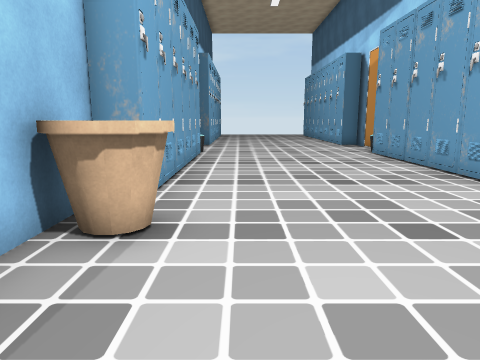
view 1 (above)

15 first-person views from a walk through a Unity game level. The camera is 1.4 m above the floor, tilts 10° down and sees 70° across. The floor is counted in squares, 1 m on a side. Each view is taken from the middle of a square. On the plan, view 1 faces up. The plan holds only what a view shows up to about 15 squares ahead; the rest is blank. The player is left out. Some animated figures are not drawn. Some surface patterns are stand-ins.

view 2
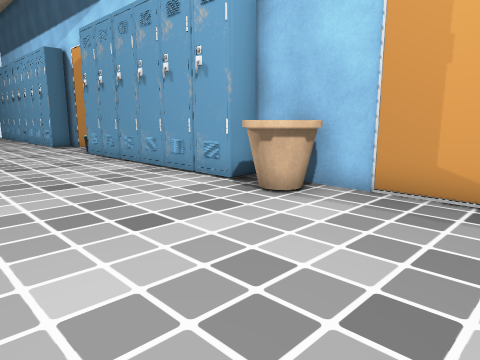

view 3
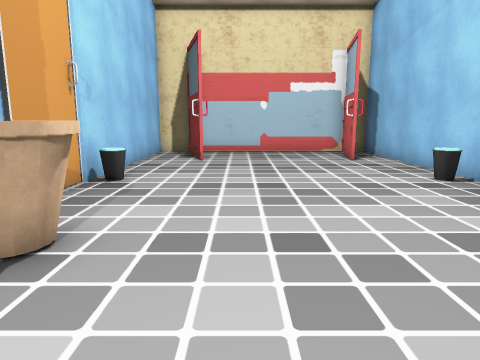

view 4
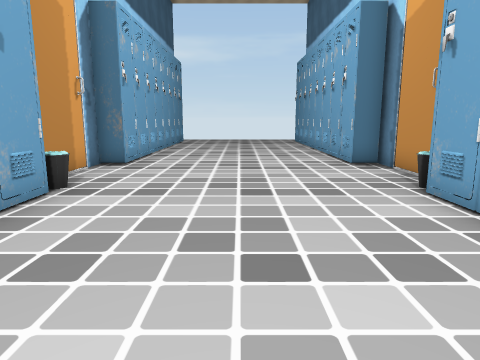

view 5
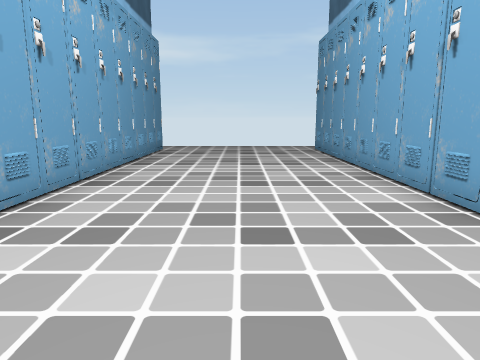

view 6
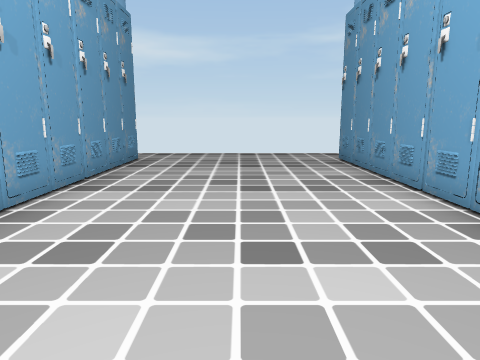

view 7
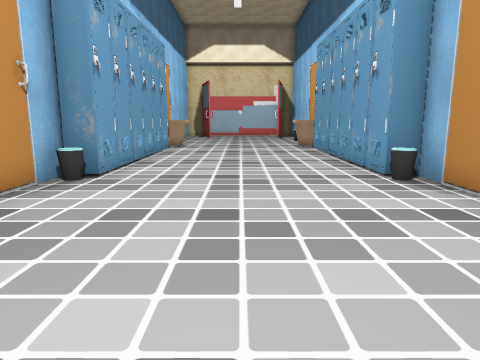

view 8
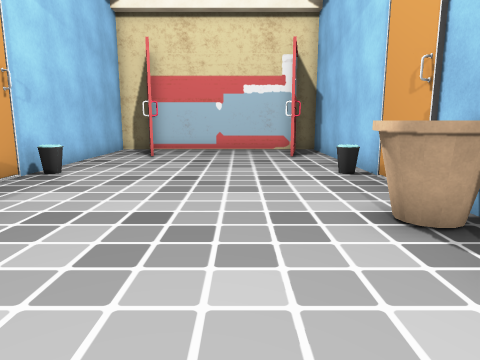

view 9
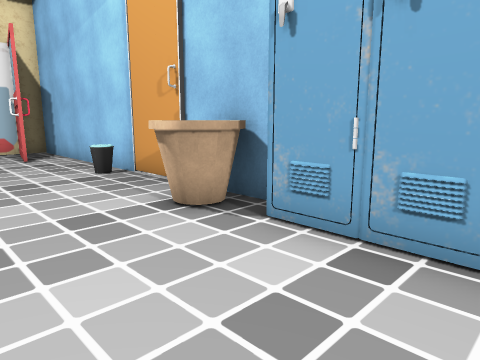

view 10
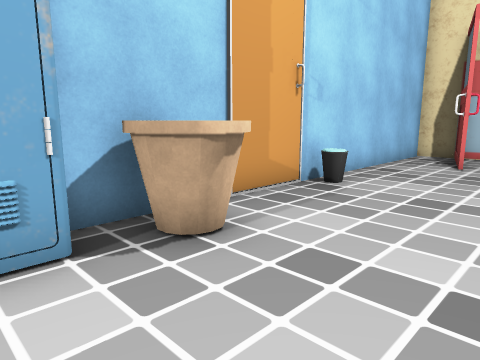

view 11
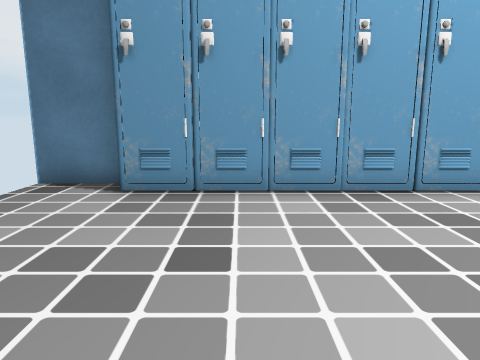

view 12
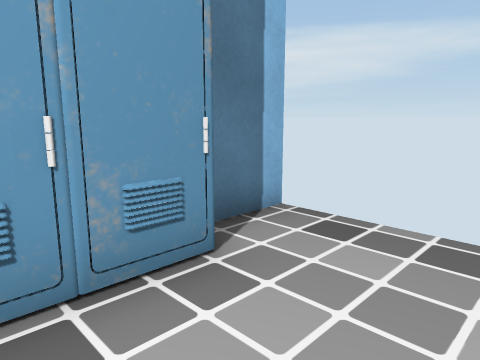

view 13
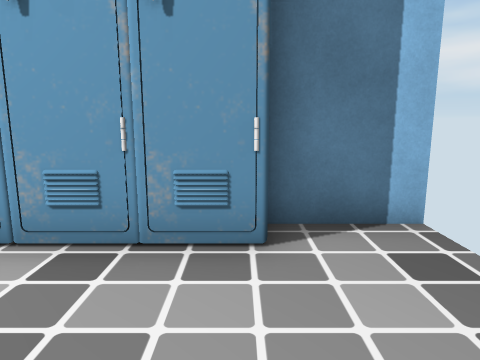

view 14
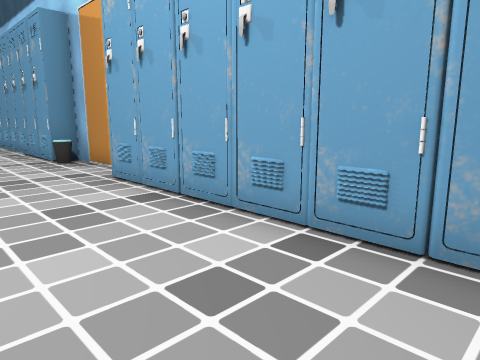

view 15
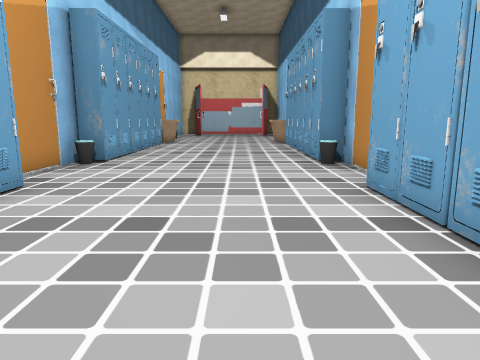

### Floor plan
Key: @ floor where view 1 was taken; # wall or solid block; . floor; B bin; L locker; P pot.
Columns run from 3 left of view 1 to 7 right of it. Each row starts with its distance up from view 1.
 33 #         #
 32 #.........#
 31 #.........#
 30 #L.......L#
 29 ##.......##
 28 #L.......L#
 27 #L.......L#
 26 ##.......##
 25  L.......L
 24  L.......L
 23  L.......#
 22  #.......L
 21  L.......L
 20  L.......L
 19 ##.......##
 18 #.........#
 17 #.........#
 16 #.........#
 15 #B.......B#
 14 #L.......L#
 13 ##.......##
 12  L.......L
 11  L.......L
 10  #.......#
  9  L.......L
  8  L.......L
  7 #L.......L
  6 ##.......##
  5 #PP.....PP#
  4 #PP.....PP#
  3 #.........#
  2 #.........#
  1 #.........#
  0 #B.@.....B#
 -1 #.........#
 -2 #.........#
 -3 #.........#
 -4 #.........#
 -5 #.#....##.#
 -6 #.#.....#.#
 -7 ###########

Where each view was taken, in squares from view 1:
view 1: 0 up, 0 right, facing up
view 2: 0 up, 0 right, facing up-right
view 3: 8 up, 3 right, facing down
view 4: 8 up, 2 right, facing up
view 5: 14 up, 2 right, facing up
view 6: 18 up, 2 right, facing up
view 7: 23 up, 2 right, facing down
view 8: 9 up, 1 right, facing down
view 9: 9 up, 2 right, facing down-left
view 10: 7 up, 2 right, facing down-right
view 11: 28 up, 1 left, facing right
view 12: 28 up, 1 right, facing up-left
view 13: 30 up, 2 right, facing left
view 14: 27 up, 2 right, facing down-left
view 15: 26 up, 1 right, facing down
